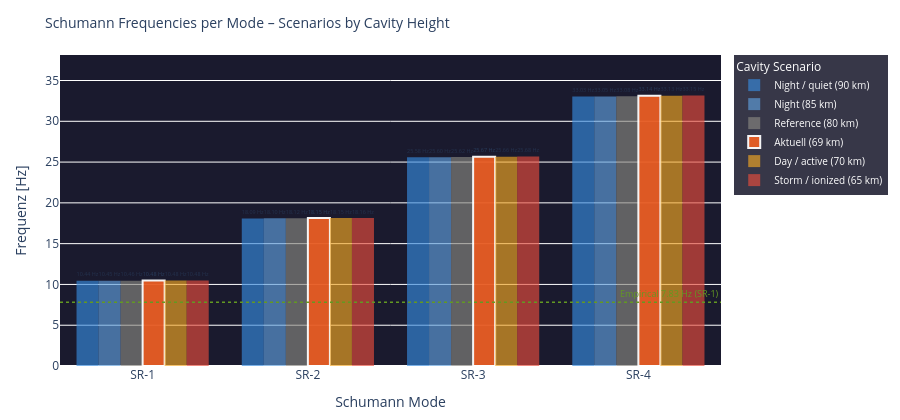

Notebook source saved alongside this figure:
### Code cell
# ============================================================
# RESONANCE CONDITIONS – Schumann frequencies as bar chart
# Each SR mode: frequency at different cavity heights
# ============================================================

modi        = [1, 2, 3, 4]
h_scenarios = {
    'Night / quiet (90 km)':   90.0,
    'Night (85 km)':           85.0,
    'Reference (80 km)':        80.0,
    f'Aktuell ({h_eff:.0f} km)': float(h_eff),
    'Day / active (70 km)':     70.0,
    'Storm / ionized (65 km)': 65.0,
}
colors_h = ['#378ADD','#5F9FDD','#888780','#E85D24','#F2A623','#e74c3c']

fig = go.Figure()

x_labels = [f'SR-{n}' for n in modi]

for i, (label, h) in enumerate(h_scenarios.items()):
    freqs = [schumann_freq(n, h) for n in modi]
    # Highlight if this is the current height
    is_current = abs(h - float(h_eff)) < 0.1
    fig.add_trace(go.Bar(
        name=label,
        x=x_labels,
        y=freqs,
        marker_color=colors_h[i],
        opacity=0.95 if is_current else 0.65,
        marker_line=dict(color='white', width=2) if is_current else dict(width=0),
        text=[f'{f:.2f} Hz' for f in freqs],
        textposition='outside',
        textfont=dict(size=8),
    ))

# Referenz-Linie SR-1 = 7.83 Hz (empirisch)
fig.add_hline(y=7.83, line_dash='dot', line_color='#639922', line_width=1.5,
              annotation_text='Empirical 7.83 Hz (SR-1)',
              annotation_font=dict(size=9, color='#639922'))

fig.update_layout(
    title=dict(text='Schumann Frequencies per Mode – Scenarios by Cavity Height', font=dict(size=14)),
    barmode='group',
    xaxis=dict(title='Schumann Mode'),
    yaxis=dict(title='Frequenz [Hz]', range=[0, max(schumann_freq(4, 65)*1.15, 38)]),
    height=420,
    plot_bgcolor='#1a1a2e',
    paper_bgcolor='rgba(0,0,0,0)',
    legend=dict(title='Cavity Scenario', bgcolor='rgba(20,20,40,0.85)',
                font=dict(color='white', size=10)),
    margin=dict(l=60, r=30, t=55, b=50)
)
fig.show()

# Textausgabe Delta zur Referenz
print(f'\nFrequency delta (current {h_eff:.0f} km vs. reference 80 km):')
ref_f = {n: schumann_freq(n, 80.0) for n in modi}
act_f = {n: schumann_freq(n, float(h_eff)) for n in modi}
for n in modi:
    d = (act_f[n] - ref_f[n]) * 1000
    print(f'  SR-{n}: {act_f[n]:.4f} Hz  (Ref {ref_f[n]:.4f} Hz  Δ {d:+.1f} mHz)')

### Figure 1 — Plotly figure (JSON) as saved in the notebook; plotly's stock layout.template omitted (floating-point values rounded to 4 significant figures)
{"data": [{"marker": {"color": "#378ADD", "line": {"width": 0}}, "name": "Night / quiet (90 km)", "opacity": 0.65, "text": ["10.44 Hz", "18.09 Hz", "25.58 Hz", "33.03 Hz"], "textfont": {"size": 8}, "textposition": "outside", "type": "bar", "x": ["SR-1", "SR-2", "SR-3", "SR-4"], "y": [10.44, 18.09, 25.58, 33.03]}, {"marker": {"color": "#5F9FDD", "line": {"width": 0}}, "name": "Night (85 km)", "opacity": 0.65, "text": ["10.45 Hz", "18.10 Hz", "25.60 Hz", "33.05 Hz"], "textfont": {"size": 8}, "textposition": "outside", "type": "bar", "x": ["SR-1", "SR-2", "SR-3", "SR-4"], "y": [10.45, 18.1, 25.6, 33.05]}, {"marker": {"color": "#888780", "line": {"width": 0}}, "name": "Reference (80 km)", "opacity": 0.65, "text": ["10.46 Hz", "18.12 Hz", "25.62 Hz", "33.08 Hz"], "textfont": {"size": 8}, "textposition": "outside", "type": "bar", "x": ["SR-1", "SR-2", "SR-3", "SR-4"], "y": [10.46, 18.12, 25.62, 33.08]}, {"marker": {"color": "#E85D24", "line": {"color": "white", "width": 2}}, "name": "Aktuell (69 km)", "opacity": 0.95, "text": ["10.48 Hz", "18.15 Hz", "25.67 Hz", "33.14 Hz"], "textfont": {"size": 8}, "textposition": "outside", "type": "bar", "x": ["SR-1", "SR-2", "SR-3", "SR-4"], "y": [10.48, 18.15, 25.67, 33.14]}, {"marker": {"color": "#F2A623", "line": {"width": 0}}, "name": "Day / active (70 km)", "opacity": 0.65, "text": ["10.48 Hz", "18.15 Hz", "25.66 Hz", "33.13 Hz"], "textfont": {"size": 8}, "textposition": "outside", "type": "bar", "x": ["SR-1", "SR-2", "SR-3", "SR-4"], "y": [10.48, 18.15, 25.66, 33.13]}, {"marker": {"color": "#e74c3c", "line": {"width": 0}}, "name": "Storm / ionized (65 km)", "opacity": 0.65, "text": ["10.48 Hz", "18.16 Hz", "25.68 Hz", "33.15 Hz"], "textfont": {"size": 8}, "textposition": "outside", "type": "bar", "x": ["SR-1", "SR-2", "SR-3", "SR-4"], "y": [10.48, 18.16, 25.68, 33.15]}], "layout": {"annotations": [{"font": {"color": "#639922", "size": 9}, "showarrow": false, "text": "Empirical 7.83 Hz (SR-1)", "x": 1, "xanchor": "right", "xref": "x domain", "y": 7.83, "yanchor": "bottom", "yref": "y"}], "barmode": "group", "height": 420, "legend": {"bgcolor": "rgba(20,20,40,0.85)", "font": {"color": "white", "size": 10}, "title": {"text": "Cavity Scenario"}}, "margin": {"b": 50, "l": 60, "r": 30, "t": 55}, "paper_bgcolor": "rgba(0,0,0,0)", "plot_bgcolor": "#1a1a2e", "shapes": [{"line": {"color": "#639922", "dash": "dot", "width": 1.5}, "type": "line", "x0": 0, "x1": 1, "xref": "x domain", "y0": 7.83, "y1": 7.83, "yref": "y"}], "title": {"font": {"size": 14}, "text": "Schumann Frequencies per Mode – Scenarios by Cavity Height"}, "xaxis": {"title": {"text": "Schumann Mode"}}, "yaxis": {"range": [0, 38.13], "title": {"text": "Frequenz [Hz]"}}}}
